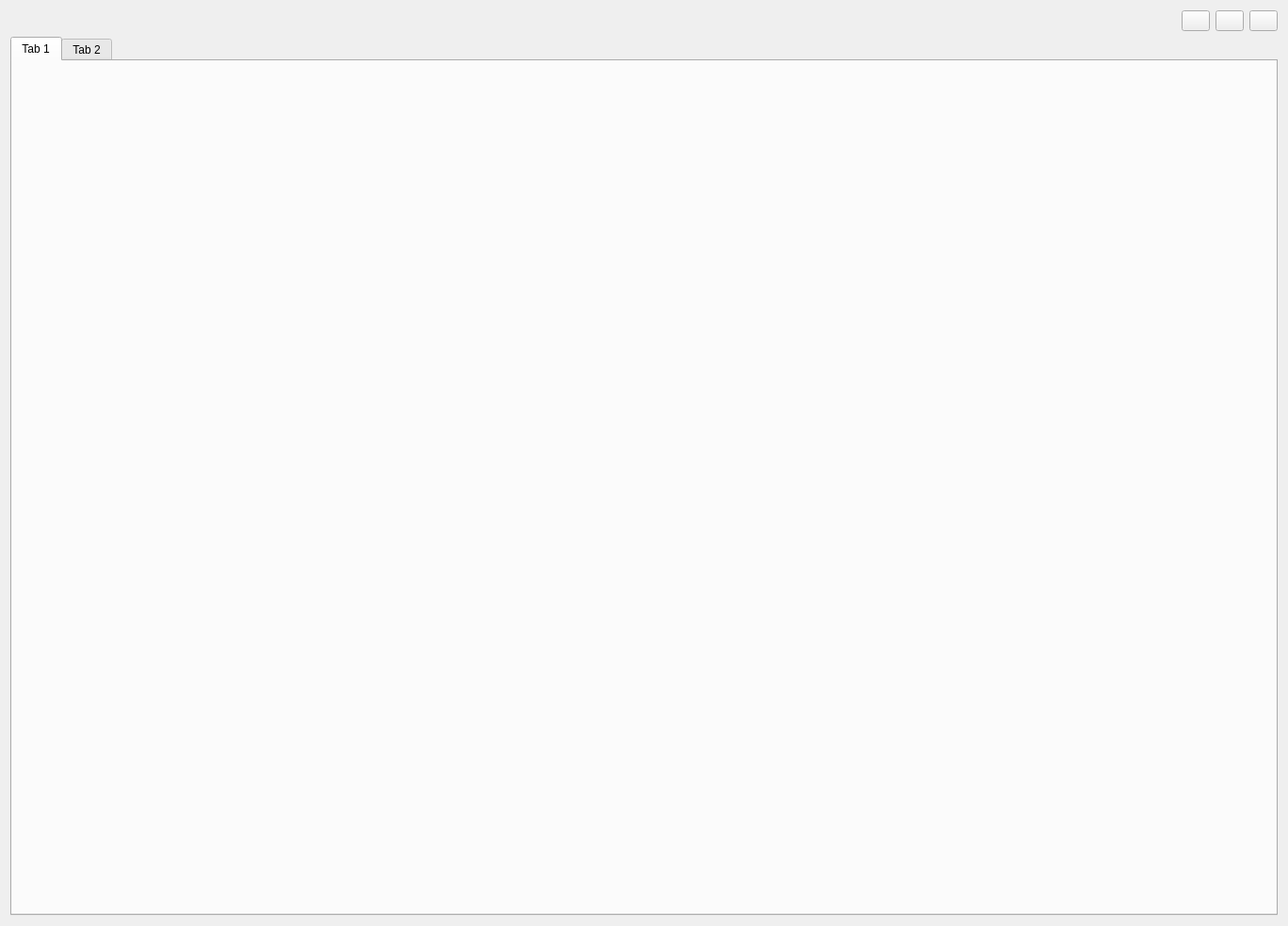
<?xml version="1.0" encoding="UTF-8"?>
<ui version="4.0">
 <class>DevWindow</class>
 <widget class="QWidget" name="DevWindow">
  <property name="geometry">
   <rect>
    <x>0</x>
    <y>0</y>
    <width>1368</width>
    <height>983</height>
   </rect>
  </property>
  <property name="windowTitle">
   <string>DevWindow</string>
  </property>
  <layout class="QGridLayout" name="gridLayout">
   <item row="0" column="0">
    <layout class="QHBoxLayout" name="horizontalLayout">
     <item>
      <spacer name="horizontalSpacer">
       <property name="orientation">
        <enum>Qt::Horizontal</enum>
       </property>
       <property name="sizeHint" stdset="0">
        <size>
         <width>40</width>
         <height>20</height>
        </size>
       </property>
      </spacer>
     </item>
     <item>
      <widget class="WinMinButton" name="minPushButton">
       <property name="maximumSize">
        <size>
         <width>30</width>
         <height>30</height>
        </size>
       </property>
       <property name="text">
        <string/>
       </property>
      </widget>
     </item>
     <item>
      <widget class="WinMaxButton" name="maxPushButton">
       <property name="maximumSize">
        <size>
         <width>30</width>
         <height>30</height>
        </size>
       </property>
       <property name="text">
        <string/>
       </property>
      </widget>
     </item>
     <item>
      <widget class="WinCloseButton" name="closePushButton">
       <property name="maximumSize">
        <size>
         <width>30</width>
         <height>30</height>
        </size>
       </property>
       <property name="text">
        <string/>
       </property>
      </widget>
     </item>
    </layout>
   </item>
   <item row="1" column="0">
    <widget class="QTabWidget" name="tabWidget">
     <widget class="QWidget" name="tab">
      <attribute name="title">
       <string>Tab 1</string>
      </attribute>
     </widget>
     <widget class="QWidget" name="tab_2">
      <attribute name="title">
       <string>Tab 2</string>
      </attribute>
     </widget>
    </widget>
   </item>
  </layout>
 </widget>
 <customwidgets>
  <customwidget>
   <class>WinMinButton</class>
   <extends>QPushButton</extends>
   <header>syt_btn/winminbutton.h</header>
  </customwidget>
  <customwidget>
   <class>WinMaxButton</class>
   <extends>QPushButton</extends>
   <header>syt_btn/winmaxbutton.h</header>
  </customwidget>
  <customwidget>
   <class>WinCloseButton</class>
   <extends>QPushButton</extends>
   <header>syt_btn/winclosebutton.h</header>
  </customwidget>
 </customwidgets>
 <resources/>
 <connections/>
</ui>
